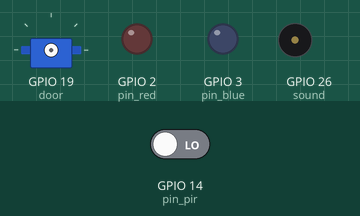
Simulated run of this program. Board: Raspberry Pi (BCM pin numbers). Shown: servo, output pins drawn as LEDs (lit = HIGH), buzzer (waves = sounding). The test bench sets the inputs (shaded band); at power-on: GPIO 14 (pin_pir) LOW. Servo angles are drawn from the pulse width (0.5 ms = 0°, 2.5 ms = 180°).

Above: at 1.2 s.
1.3 s: GPIO 14 (pin_pir) driven HIGH
At 3.0 s:
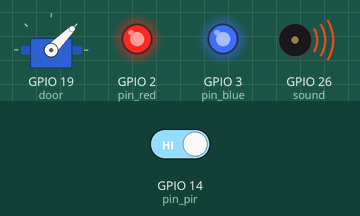
5.4 s: GPIO 14 (pin_pir) driven LOW
At 6.0 s:
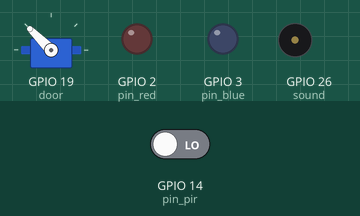
Timing chart, 0 to 8.4 s (numbered marks = the images above; inputs shaded):
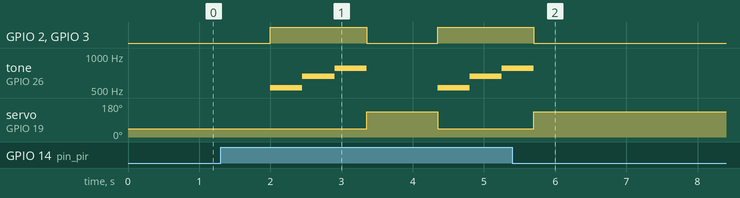

The program:

013_1_SERVO_DOOR.py
```python
import random
import RPi.GPIO as GPIO
import time
GPIO.setmode(GPIO.BCM)

pin_pir = 14
pin_red = 2
pin_blue = 3
sound = 26
door = 19
GPIO.setup(pin_pir, GPIO.IN)
GPIO.setup(pin_red, GPIO.OUT)
GPIO.setup(pin_blue, GPIO.OUT)
GPIO.setup(sound, GPIO.OUT)
GPIO.setup(door, GPIO.OUT)
pwm = GPIO.PWM(sound, 0.1)
pwm.start(90)
dr = GPIO.PWM(door, 50)
scale = [523, 660, 782, 523]
dr.start(0)
try:
    while True:
        if GPIO.input(pin_pir) == GPIO.HIGH:
            dr.ChangeDutyCycle(5)
            for i in range(3):
                GPIO.output(pin_red, 1)
                GPIO.output(pin_blue, 1)
                pwm.start(90)
                pwm.ChangeFrequency(scale[i])
                time.sleep(0.45)
                pwm.stop()
                GPIO.output(pin_red, 0)
                GPIO.output(pin_blue, 0)
            dr.ChangeDutyCycle(10)

        else:
            GPIO.output(pin_red, 0)
            GPIO.output(pin_blue, 0)
        time.sleep(1)
except KeyboardInterrupt:
    GPIO.cleanup()
```

Measured:
- after the input at 1.3 s, GPIO 2 (pin_red), GPIO 3 (pin_blue): LOW → HIGH after 0.70 s, → LOW 1.4 s later, → HIGH 1.0 s later
- after the input at 5.4 s, GPIO 2 (pin_red), GPIO 3 (pin_blue): goes on until 5.7 s, then stays LOW; tone on GPIO 26 (sound): goes on until 5.7 s, then stays silent; servo on GPIO 19 (door): goes on until 5.7 s, then stays 135°
